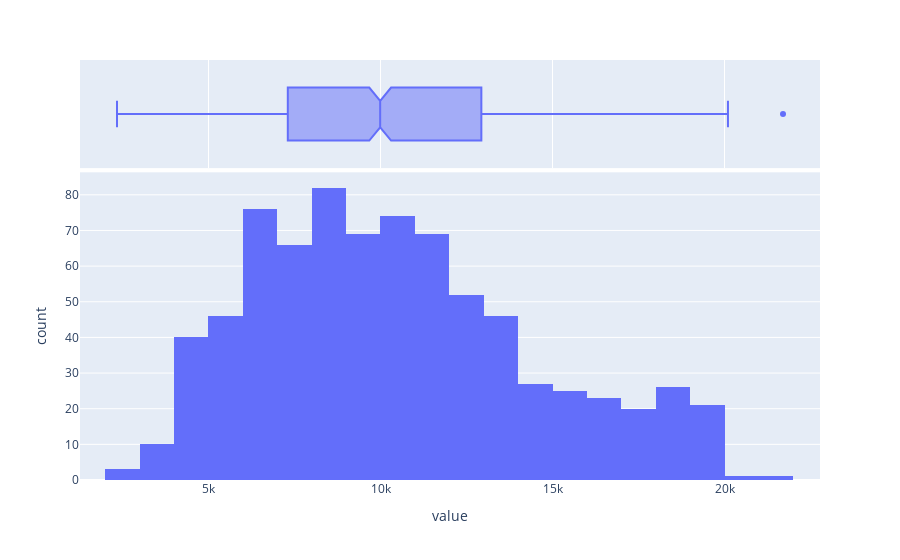

Source (notebook cell):
### Code cell
create_histograms('Outstate', bins=20)

### Figure 1 — Plotly figure (JSON) as saved in the notebook; plotly's stock layout.template omitted (floating-point values rounded to 4 significant figures; data arrays with more than 128 entries replaced by an {"elided": "..."} marker saying what was removed)
{"data": [{"alignmentgroup": "True", "bingroup": "x", "hovertemplate": "variable=Outstate<br>value=%{x}<br>count=%{y}<extra></extra>", "legendgroup": "Outstate", "marker": {"color": "#636efa"}, "name": "Outstate", "nbinsx": 20, "offsetgroup": "Outstate", "orientation": "v", "showlegend": true, "type": "histogram", "x": {"elided": "777 int values"}, "xaxis": "x", "yaxis": "y"}, {"alignmentgroup": "True", "hovertemplate": "variable=Outstate<br>value=%{x}<extra></extra>", "legendgroup": "Outstate", "marker": {"color": "#636efa"}, "name": "Outstate", "notched": true, "offsetgroup": "Outstate", "showlegend": false, "type": "box", "x": {"elided": "777 int values"}, "xaxis": "x2", "yaxis": "y2"}], "layout": {"autosize": true, "barmode": "relative", "legend": {"title": {"text": "variable"}, "tracegroupgap": 0}, "margin": {"t": 60}, "showlegend": false, "xaxis": {"anchor": "y", "autorange": true, "domain": [0, 1], "range": [1264.0, 22780.0], "title": {"text": "value"}, "type": "linear"}, "xaxis2": {"anchor": "y2", "autorange": true, "domain": [0, 1], "matches": "x", "range": [1264.0, 22780.0], "showgrid": true, "showticklabels": false, "type": "linear"}, "yaxis": {"anchor": "x", "autorange": true, "domain": [0, 0.7326], "range": [0, 86.32], "title": {"text": "count"}}, "yaxis2": {"anchor": "x2", "autorange": true, "domain": [0.7426, 1], "matches": "y2", "range": [-0.5, 0.5], "showgrid": false, "showline": false, "showticklabels": false, "ticks": "", "type": "category"}}}
